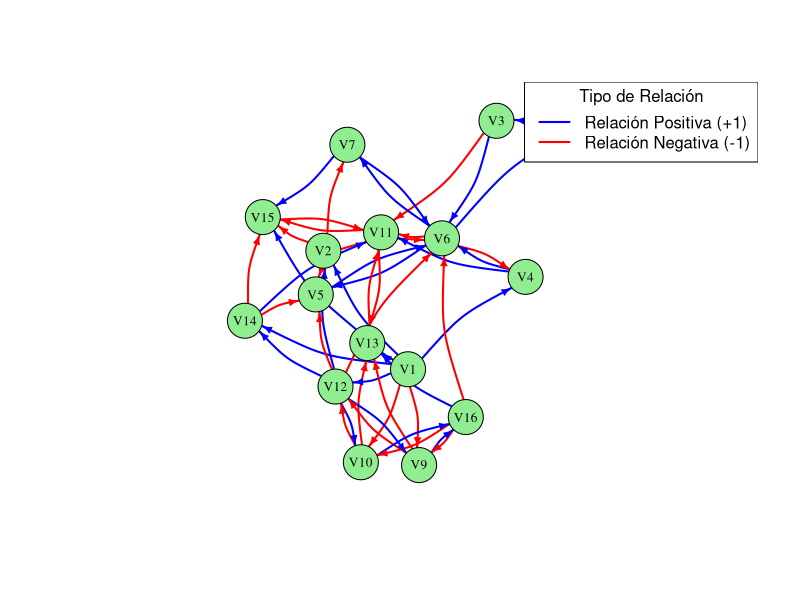
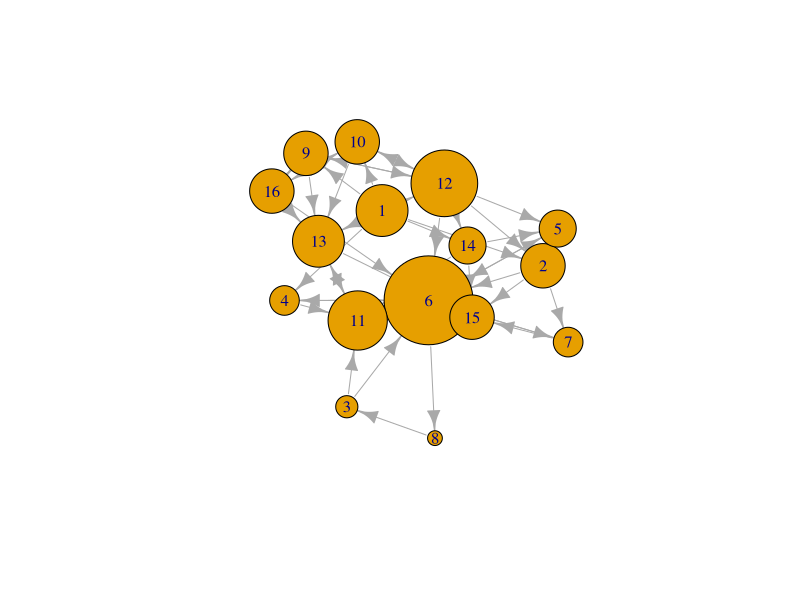
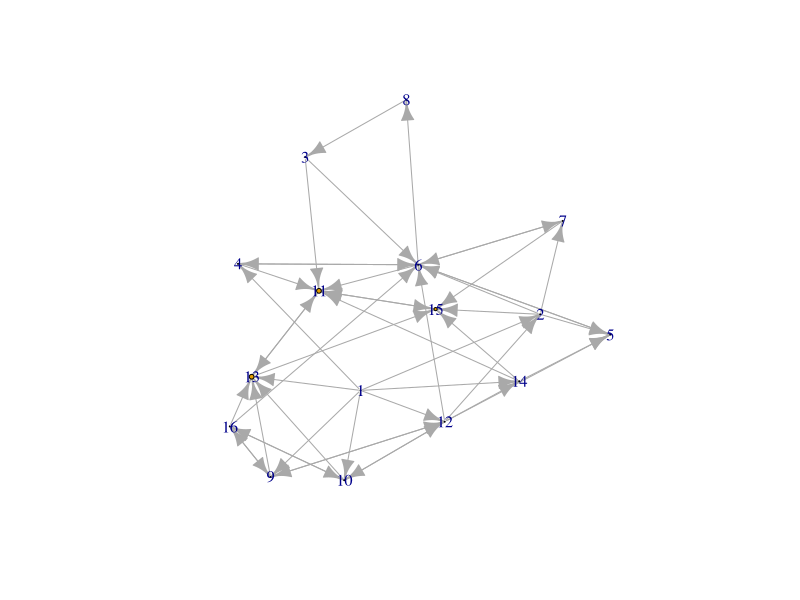
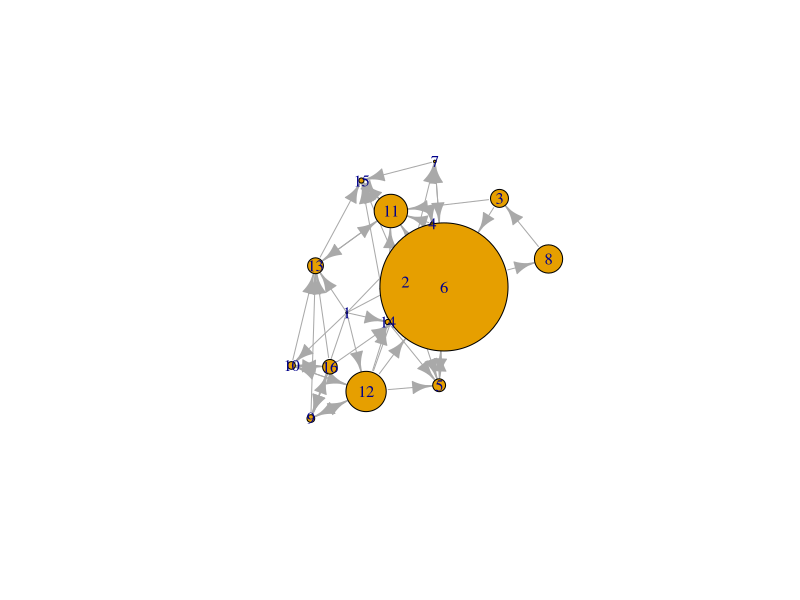

R code for these plots, in order: (Note: this script raises an error after producing the figures.)
# Codigo para generar grafos dirigidos a partir de una matriz de adyacencia.
# Se calcula la matriz potencia y los valores propios de cada variable

# Cargar y/o instalar librerias
library(igraph)
library(readxl)

# Leer datos de matriz de adyacencia

m.adj <- t(as.matrix(read_excel("Matriz de Adyacencia Limpia.xlsx", 
                    range = "B1:Q17")))
m.adj
# m.adj<-matrix(sample(16^2,x= c(-1,0,1), replace=TRUE), nrow = 16)

w.m.adj <- abs(m.adj)

# crear grafo desde la matriz de adyacencia
graph.adj <- igraph::graph_from_adjacency_matrix(m.adj, 
                                                 weighted = TRUE,
                                                 mode = "directed")
graph.abs<- igraph::graph_from_adjacency_matrix(w.m.adj, 
                                                 weighted = TRUE,
                                                 mode = "directed")

E(graph.adj)

# Asignar nombres a los nodos (variables)
V(graph.adj)$name <- paste("V", 1:vcount(graph.adj), sep = "")

# Configurar el color de las aristas
# Si el peso es positivo (1), la arista es azul.
# Si el peso es negativo (-1), la arista es roja.
colores_aristas <- ifelse(E(graph.adj)$weight > 0, "blue", "red")

# Configurar el ancho de las aristas
# Las aristas con peso negativo pueden ser más delgadas o punteadas para mayor diferenciación
anchos_aristas <- ifelse(E(graph.adj)$weight!=0,2,0)# * 2  # Multiplicamos por 2 para que sean visibles

# Opciones de diseño del grafo
layout_grafo <- layout_with_fr(graph.abs)

# Plotear el grafo con las opciones personalizadas
plot(graph.adj,
     vertex.color = "lightgreen",        # Color de los nodos
     vertex.size = 20,                   # Tamaño de los nodos
     vertex.label.color = "black",       # Color de las etiquetas de los nodos
     vertex.label.cex = 0.8,             # Tamaño de la fuente de las etiquetas
     edge.color = colores_aristas,       # Colores de las aristas definidos anteriormente
     edge.width = anchos_aristas,        # Ancho de las aristas
     edge.arrow.size = 0.5,              # Tamaño de las puntas de flecha
     edge.curved = 0.2,                  # Curvatura de las aristas para evitar superposición
     layout = layout_grafo               # El diseño del grafo
)

# Agregar una leyenda para los colores de las aristas
legend("topright",
       legend = c("Relación Positiva (+1)", "Relación Negativa (-1)"),
       col = c("blue", "red"),
       lwd = 2,
       title = "Tipo de Relación")

## Calcular las variables de centralidad de cada variable ----
centralidad_grado <- degree(graph.abs)

cercania_centralidad <- closeness(graph.abs)

intermediacion_centralidad <- betweenness(graph.abs)

centralidad_propia <- eigen(m.adj)$values

V(graph.abs)$grado <- centralidad_grado
V(graph.abs)$cercania <- cercania_centralidad
V(graph.abs)$intermediacion <- intermediacion_centralidad
V(graph.abs)$centralidad_propia <- centralidad_propia

plot(graph.abs, vertex.size = V(graph.abs)$grado * 5, vertex.label = 1:vcount(graph.abs))
plot(graph.abs, vertex.size = V(graph.abs)$cercania * 5, vertex.label = 1:vcount(graph.abs))
plot(graph.abs, vertex.size = V(graph.abs)$intermediacion * 2, vertex.label = 1:vcount(graph.abs))
plot(graph.abs, vertex.size = V(graph.abs)$centralidad_propia, vertex.label = 1:vcount(graph.abs))

# La centralidad que calcule es para grafos dirigidos			

#Identificar Feedback		

#Elevar la matriz a potencia		

#Calcular autovalores (leer capitulo) de una matriz y 

#calcular la inversa de una matriz